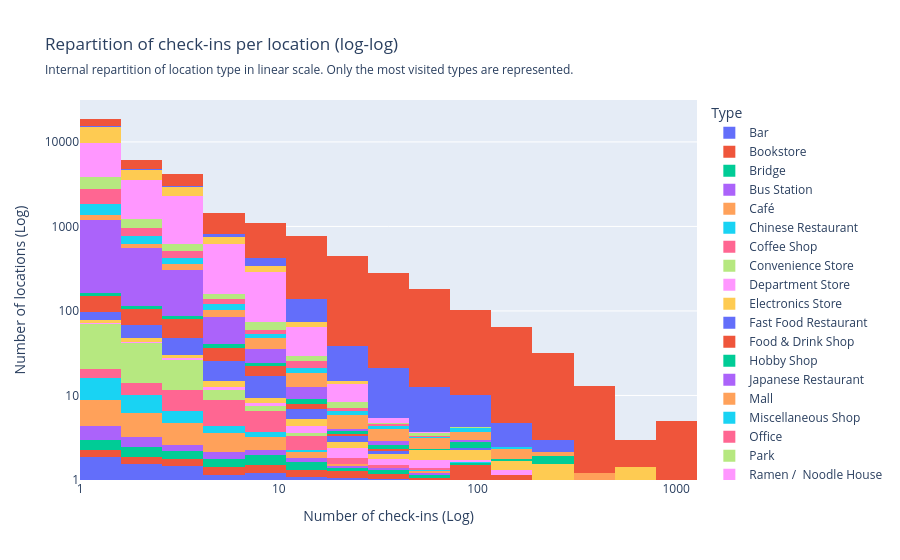

The cell this chart's notebook holds for it:
### Code cell
fig = plot_type_repartion_log(df, filtered_types)

fig.show()

### Figure 1 — Plotly figure (JSON) as saved in the notebook; plotly's stock layout.template omitted (floating-point values rounded to 4 significant figures)
{"data": [{"customdata": [[1194, 18669], [301, 6139], [187, 4229], [26, 1424], [32, 1113], [11, 768], [4, 447], [1, 282]], "hovertemplate": "Type=Bar<br>Count=%{customdata[0]}<br>Total Bin=%{customdata[1]}<extra></extra>", "legendgroup": "Bar", "marker": {"color": "#636efa", "line": {"width": 0}, "pattern": {"shape": ""}}, "name": "Bar", "orientation": "v", "showlegend": true, "textposition": "auto", "type": "bar", "x": [0.103, 0.3105, 0.5175, 0.7245, 0.9315, 1.139, 1.345, 1.552], "xaxis": "x", "y": [0.2732, 0.1857, 0.1603, 0.05758, 0.08759, 0.04133, 0.02372, 0.008689], "yaxis": "y"}, {"customdata": [[336, 18669], [148, 6139], [102, 4229], [46, 1424], [34, 1113], [20, 768], [14, 447], [7, 282], [2, 184], [9, 102], [2, 64]], "hovertemplate": "Type=Bookstore<br>Count=%{customdata[0]}<br>Total Bin=%{customdata[1]}<extra></extra>", "legendgroup": "Bookstore", "marker": {"color": "#EF553B", "line": {"width": 0}, "pattern": {"shape": ""}}, "name": "Bookstore", "orientation": "v", "showlegend": true, "textposition": "auto", "type": "bar", "x": [0.103, 0.3105, 0.5175, 0.7245, 0.9315, 1.139, 1.345, 1.552, 1.76, 1.966, 2.173], "xaxis": "x", "y": [0.07687, 0.09132, 0.08746, 0.1019, 0.09306, 0.07514, 0.08301, 0.06082, 0.02462, 0.1772, 0.05644], "yaxis": "y"}, {"customdata": [[520, 18669], [191, 6139], [109, 4229], [40, 1424], [40, 1113], [25, 768], [6, 447], [6, 282], [3, 184], [1, 102]], "hovertemplate": "Type=Bridge<br>Count=%{customdata[0]}<br>Total Bin=%{customdata[1]}<extra></extra>", "legendgroup": "Bridge", "marker": {"color": "#00cc96", "line": {"width": 0}, "pattern": {"shape": ""}}, "name": "Bridge", "orientation": "v", "showlegend": true, "textposition": "auto", "type": "bar", "x": [0.103, 0.3105, 0.5175, 0.7245, 0.9315, 1.139, 1.345, 1.552, 1.76, 1.966], "xaxis": "x", "y": [0.119, 0.1179, 0.09346, 0.08858, 0.1095, 0.09392, 0.03557, 0.05213, 0.03693, 0.01969], "yaxis": "y"}, {"customdata": [[735, 18669], [189, 6139], [85, 4229], [39, 1424], [23, 1113], [14, 768], [3, 447], [2, 282], [2, 184]], "hovertemplate": "Type=Bus Station<br>Count=%{customdata[0]}<br>Total Bin=%{customdata[1]}<extra></extra>", "legendgroup": "Bus Station", "marker": {"color": "#ab63fa", "line": {"width": 0}, "pattern": {"shape": ""}}, "name": "Bus Station", "orientation": "v", "showlegend": true, "textposition": "auto", "type": "bar", "x": [0.103, 0.3105, 0.5175, 0.7245, 0.9315, 1.139, 1.345, 1.552, 1.76], "xaxis": "x", "y": [0.1682, 0.1166, 0.07288, 0.08637, 0.06296, 0.0526, 0.01779, 0.01738, 0.02462], "yaxis": "y"}, {"customdata": [[1373, 18669], [459, 6139], [298, 4229], [98, 1424], [57, 1113], [18, 768], [5, 447], [1, 282], [2, 184]], "hovertemplate": "Type=Café<br>Count=%{customdata[0]}<br>Total Bin=%{customdata[1]}<extra></extra>", "legendgroup": "Café", "marker": {"color": "#FFA15A", "line": {"width": 0}, "pattern": {"shape": ""}}, "name": "Café", "orientation": "v", "showlegend": true, "textposition": "auto", "type": "bar", "x": [0.103, 0.3105, 0.5175, 0.7245, 0.9315, 1.139, 1.345, 1.552, 1.76], "xaxis": "x", "y": [0.3141, 0.2832, 0.2555, 0.217, 0.156, 0.06763, 0.02965, 0.008689, 0.02462], "yaxis": "y"}, {"customdata": [[1092, 18669], [337, 6139], [177, 4229], [37, 1424], [21, 1113], [7, 768], [1, 184], [1, 102]], "hovertemplate": "Type=Chinese Restaurant<br>Count=%{customdata[0]}<br>Total Bin=%{customdata[1]}<extra></extra>", "legendgroup": "Chinese Restaurant", "marker": {"color": "#19d3f3", "line": {"width": 0}, "pattern": {"shape": ""}}, "name": "Chinese Restaurant", "orientation": "v", "showlegend": true, "textposition": "auto", "type": "bar", "x": [0.103, 0.3105, 0.5175, 0.7245, 0.9315, 1.139, 1.76, 1.966], "xaxis": "x", "y": [0.2498, 0.2079, 0.1518, 0.08194, 0.05748, 0.0263, 0.01231, 0.01969], "yaxis": "y"}, {"customdata": [[494, 18669], [236, 6139], [282, 4229], [144, 1424], [92, 1113], [43, 768], [11, 447], [3, 282], [2, 184]], "hovertemplate": "Type=Coffee Shop<br>Count=%{customdata[0]}<br>Total Bin=%{customdata[1]}<extra></extra>", "legendgroup": "Coffee Shop", "marker": {"color": "#FF6692", "line": {"width": 0}, "pattern": {"shape": ""}}, "name": "Coffee Shop", "orientation": "v", "showlegend": true, "textposition": "auto", "type": "bar", "x": [0.103, 0.3105, 0.5175, 0.7245, 0.9315, 1.139, 1.345, 1.552, 1.76], "xaxis": "x", "y": [0.113, 0.1456, 0.2418, 0.3189, 0.2518, 0.1616, 0.06522, 0.02607, 0.02462], "yaxis": "y"}, {"customdata": [[2303, 18669], [764, 6139], [411, 4229], [53, 1424], [19, 1113], [9, 768], [1, 447]], "hovertemplate": "Type=Convenience Store<br>Count=%{customdata[0]}<br>Total Bin=%{customdata[1]}<extra></extra>", "legendgroup": "Convenience Store", "marker": {"color": "#B6E880", "line": {"width": 0}, "pattern": {"shape": ""}}, "name": "Convenience Store", "orientation": "v", "showlegend": true, "textposition": "auto", "type": "bar", "x": [0.103, 0.3105, 0.5175, 0.7245, 0.9315, 1.139, 1.345], "xaxis": "x", "y": [0.5269, 0.4714, 0.3524, 0.1174, 0.05201, 0.03381, 0.005929], "yaxis": "y"}, {"customdata": [[78, 18669], [23, 6139], [38, 4229], [16, 1424], [13, 1113], [22, 768], [20, 447], [9, 282], [7, 184], [1, 102], [2, 64]], "hovertemplate": "Type=Department Store<br>Count=%{customdata[0]}<br>Total Bin=%{customdata[1]}<extra></extra>", "legendgroup": "Department Store", "marker": {"color": "#FF97FF", "line": {"width": 0}, "pattern": {"shape": ""}}, "name": "Department Store", "orientation": "v", "showlegend": true, "textposition": "auto", "type": "bar", "x": [0.103, 0.3105, 0.5175, 0.7245, 0.9315, 1.139, 1.345, 1.552, 1.76, 1.966, 2.173], "xaxis": "x", "y": [0.01784, 0.01419, 0.03258, 0.03543, 0.03558, 0.08265, 0.1186, 0.0782, 0.08616, 0.01969, 0.05644], "yaxis": "y"}, {"customdata": [[147, 18669], [68, 6139], [42, 4229], [28, 1424], [25, 1113], [22, 768], [12, 447], [7, 282], [10, 184], [6, 102], [4, 64], [4, 32], [1, 3]], "hovertemplate": "Type=Electronics Store<br>Count=%{customdata[0]}<br>Total Bin=%{customdata[1]}<extra></extra>", "legendgroup": "Electronics Store", "marker": {"color": "#FECB52", "line": {"width": 0}, "pattern": {"shape": ""}}, "name": "Electronics Store", "orientation": "v", "showlegend": true, "textposition": "auto", "type": "bar", "x": [0.103, 0.3105, 0.5175, 0.7245, 0.9315, 1.139, 1.345, 1.552, 1.76, 1.966, 2.173, 2.381, 2.795], "xaxis": "x", "y": [0.03363, 0.04196, 0.03601, 0.06201, 0.06843, 0.08265, 0.07115, 0.06082, 0.1231, 0.1182, 0.1129, 0.1881, 0.159], "yaxis": "y"}, {"customdata": [[407, 18669], [254, 6139], [225, 4229], [110, 1424], [92, 1113], [32, 768], [11, 447], [3, 282], [1, 102]], "hovertemplate": "Type=Fast Food Restaurant<br>Count=%{customdata[0]}<br>Total Bin=%{customdata[1]}<extra></extra>", "legendgroup": "Fast Food Restaurant", "marker": {"color": "#636efa", "line": {"width": 0}, "pattern": {"shape": ""}}, "name": "Fast Food Restaurant", "orientation": "v", "showlegend": true, "textposition": "auto", "type": "bar", "x": [0.103, 0.3105, 0.5175, 0.7245, 0.9315, 1.139, 1.345, 1.552, 1.966], "xaxis": "x", "y": [0.09311, 0.1567, 0.1929, 0.2436, 0.2518, 0.1202, 0.06522, 0.02607, 0.01969], "yaxis": "y"}, {"customdata": [[853, 18669], [309, 6139], [262, 4229], [67, 1424], [43, 1113], [16, 768], [4, 447], [3, 282]], "hovertemplate": "Type=Food & Drink Shop<br>Count=%{customdata[0]}<br>Total Bin=%{customdata[1]}<extra></extra>", "legendgroup": "Food & Drink Shop", "marker": {"color": "#EF553B", "line": {"width": 0}, "pattern": {"shape": ""}}, "name": "Food & Drink Shop", "orientation": "v", "showlegend": true, "textposition": "auto", "type": "bar", "x": [0.103, 0.3105, 0.5175, 0.7245, 0.9315, 1.139, 1.345, 1.552], "xaxis": "x", "y": [0.1952, 0.1907, 0.2247, 0.1484, 0.1177, 0.06011, 0.02372, 0.02607], "yaxis": "y"}, {"customdata": [[148, 18669], [60, 6139], [45, 4229], [24, 1424], [14, 1113], [16, 768], [7, 447], [6, 282], [1, 184], [4, 102], [1, 64], [2, 32]], "hovertemplate": "Type=Hobby Shop<br>Count=%{customdata[0]}<br>Total Bin=%{customdata[1]}<extra></extra>", "legendgroup": "Hobby Shop", "marker": {"color": "#00cc96", "line": {"width": 0}, "pattern": {"shape": ""}}, "name": "Hobby Shop", "orientation": "v", "showlegend": true, "textposition": "auto", "type": "bar", "x": [0.103, 0.3105, 0.5175, 0.7245, 0.9315, 1.139, 1.345, 1.552, 1.76, 1.966, 2.173, 2.381], "xaxis": "x", "y": [0.03386, 0.03702, 0.03859, 0.05315, 0.03832, 0.06011, 0.0415, 0.05213, 0.01231, 0.07877, 0.02822, 0.09407], "yaxis": "y"}, {"customdata": [[3755, 18669], [1100, 6139], [632, 4229], [143, 1424], [63, 1113], [38, 768], [4, 447], [5, 282], [1, 102]], "hovertemplate": "Type=Japanese Restaurant<br>Count=%{customdata[0]}<br>Total Bin=%{customdata[1]}<extra></extra>", "legendgroup": "Japanese Restaurant", "marker": {"color": "#ab63fa", "line": {"width": 0}, "pattern": {"shape": ""}}, "name": "Japanese Restaurant", "orientation": "v", "showlegend": true, "textposition": "auto", "type": "bar", "x": [0.103, 0.3105, 0.5175, 0.7245, 0.9315, 1.139, 1.345, 1.552, 1.966], "xaxis": "x", "y": [0.8591, 0.6788, 0.5419, 0.3167, 0.1724, 0.1428, 0.02372, 0.04344, 0.01969], "yaxis": "y"}, {"customdata": [[257, 18669], [93, 6139], [81, 4229], [36, 1424], [44, 1113], [43, 768], [27, 447], [17, 282], [10, 184], [5, 102], [4, 64], [1, 32], [1, 13]], "hovertemplate": "Type=Mall<br>Count=%{customdata[0]}<br>Total Bin=%{customdata[1]}<extra></extra>", "legendgroup": "Mall", "marker": {"color": "#FFA15A", "line": {"width": 0}, "pattern": {"shape": ""}}, "name": "Mall", "orientation": "v", "showlegend": true, "textposition": "auto", "type": "bar", "x": [0.103, 0.3105, 0.5175, 0.7245, 0.9315, 1.139, 1.345, 1.552, 1.76, 1.966, 2.173, 2.381, 2.587], "xaxis": "x", "y": [0.0588, 0.05739, 0.06946, 0.07972, 0.1204, 0.1616, 0.1601, 0.1477, 0.1231, 0.09846, 0.1129, 0.04704, 0.08569], "yaxis": "y"}, {"customdata": [[576, 18669], [150, 6139], [92, 4229], [31, 1424], [17, 1113], [18, 768], [8, 447], [4, 282], [1, 184], [2, 102], [1, 64]], "hovertemplate": "Type=Miscellaneous Shop<br>Count=%{customdata[0]}<br>Total Bin=%{customdata[1]}<extra></extra>", "legendgroup": "Miscellaneous Shop", "marker": {"color": "#19d3f3", "line": {"width": 0}, "pattern": {"shape": ""}}, "name": "Miscellaneous Shop", "orientation": "v", "showlegend": true, "textposition": "auto", "type": "bar", "x": [0.103, 0.3105, 0.5175, 0.7245, 0.9315, 1.139, 1.345, 1.552, 1.76, 1.966, 2.173], "xaxis": "x", "y": [0.1318, 0.09256, 0.07889, 0.06865, 0.04653, 0.06763, 0.04743, 0.03476, 0.01231, 0.03938, 0.02822], "yaxis": "y"}, {"customdata": [[793, 18669], [157, 6139], [85, 4229], [28, 1424], [21, 1113], [21, 768], [6, 447], [2, 282], [1, 184]], "hovertemplate": "Type=Office<br>Count=%{customdata[0]}<br>Total Bin=%{customdata[1]}<extra></extra>", "legendgroup": "Office", "marker": {"color": "#FF6692", "line": {"width": 0}, "pattern": {"shape": ""}}, "name": "Office", "orientation": "v", "showlegend": true, "textposition": "auto", "type": "bar", "x": [0.103, 0.3105, 0.5175, 0.7245, 0.9315, 1.139, 1.345, 1.552, 1.76], "xaxis": "x", "y": [0.1814, 0.09688, 0.07288, 0.06201, 0.05748, 0.0789, 0.03557, 0.01738, 0.01231], "yaxis": "y"}, {"customdata": [[599, 18669], [156, 6139], [102, 4229], [30, 1424], [34, 1113], [17, 768], [12, 447], [2, 282], [3, 184], [1, 102]], "hovertemplate": "Type=Park<br>Count=%{customdata[0]}<br>Total Bin=%{customdata[1]}<extra></extra>", "legendgroup": "Park", "marker": {"color": "#B6E880", "line": {"width": 0}, "pattern": {"shape": ""}}, "name": "Park", "orientation": "v", "showlegend": true, "textposition": "auto", "type": "bar", "x": [0.103, 0.3105, 0.5175, 0.7245, 0.9315, 1.139, 1.345, 1.552, 1.76, 1.966], "xaxis": "x", "y": [0.137, 0.09626, 0.08746, 0.06644, 0.09306, 0.06387, 0.07115, 0.01738, 0.03693, 0.01969], "yaxis": "y"}, {"customdata": [[1744, 18669], [755, 6139], [669, 4229], [266, 1424], [214, 1113], [91, 768], [36, 447], [6, 282], [1, 184]], "hovertemplate": "Type=Ramen /  Noodle House<br>Count=%{customdata[0]}<br>Total Bin=%{customdata[1]}<extra></extra>", "legendgroup": "Ramen /  Noodle House", "marker": {"color": "#FF97FF", "line": {"width": 0}, "pattern": {"shape": ""}}, "name": "Ramen /  Noodle House", "orientation": "v", "showlegend": true, "textposition": "auto", "type": "bar", "x": [0.103, 0.3105, 0.5175, 0.7245, 0.9315, 1.139, 1.345, 1.552, 1.76], "xaxis": "x", "y": [0.399, 0.4659, 0.5736, 0.5891, 0.5858, 0.3419, 0.2134, 0.05213, 0.01231], "yaxis": "y"}, {"customdata": [[826, 18669], [203, 6139], [115, 4229], [35, 1424], [27, 1113], [15, 768], [6, 447], [1, 282]], "hovertemplate": "Type=Road<br>Count=%{customdata[0]}<br>Total Bin=%{customdata[1]}<extra></extra>", "legendgroup": "Road", "marker": {"color": "#FECB52", "line": {"width": 0}, "pattern": {"shape": ""}}, "name": "Road", "orientation": "v", "showlegend": true, "textposition": "auto", "type": "bar", "x": [0.103, 0.3105, 0.5175, 0.7245, 0.9315, 1.139, 1.345, 1.552], "xaxis": "x", "y": [0.189, 0.1253, 0.09861, 0.07751, 0.0739, 0.05635, 0.03557, 0.008689], "yaxis": "y"}, {"customdata": [[70, 18669], [14, 6139], [18, 4229], [15, 1424], [36, 1113], [73, 768], [71, 447], [68, 282], [43, 184], [19, 102], [10, 64], [3, 32]], "hovertemplate": "Type=Subway<br>Count=%{customdata[0]}<br>Total Bin=%{customdata[1]}<extra></extra>", "legendgroup": "Subway", "marker": {"color": "#636efa", "line": {"width": 0}, "pattern": {"shape": ""}}, "name": "Subway", "orientation": "v", "showlegend": true, "textposition": "auto", "type": "bar", "x": [0.103, 0.3105, 0.5175, 0.7245, 0.9315, 1.139, 1.345, 1.552, 1.76, 1.966, 2.173, 2.381], "xaxis": "x", "y": [0.01601, 0.008639, 0.01543, 0.03322, 0.09854, 0.2743, 0.421, 0.5908, 0.5293, 0.3742, 0.2822, 0.1411], "yaxis": "y"}, {"customdata": [[369, 18669], [172, 6139], [172, 4229], [112, 1424], [152, 1113], [197, 768], [179, 447], [129, 282], [95, 184], [51, 102], [40, 64], [22, 32], [12, 13], [2, 3], [5, 5]], "hovertemplate": "Type=Train Station<br>Count=%{customdata[0]}<br>Total Bin=%{customdata[1]}<extra></extra>", "legendgroup": "Train Station", "marker": {"color": "#EF553B", "line": {"width": 0}, "pattern": {"shape": ""}}, "name": "Train Station", "orientation": "v", "showlegend": true, "textposition": "auto", "type": "bar", "x": [0.103, 0.3105, 0.5175, 0.7245, 0.9315, 1.139, 1.345, 1.552, 1.76, 1.966, 2.173, 2.381, 2.587, 2.795, 3.002], "xaxis": "x", "y": [0.08442, 0.1061, 0.1475, 0.248, 0.4161, 0.7401, 1.061, 1.121, 1.169, 1.004, 1.129, 1.035, 1.028, 0.3181, 0.699], "yaxis": "y"}], "layout": {"bargap": 0, "barmode": "relative", "legend": {"title": {"text": "Type"}, "tracegroupgap": 0}, "title": {"subtitle": {"text": "Internal repartition of location type in linear scale. Only the most visited types are represented."}, "text": "Repartition of check-ins per location (log-log)"}, "xaxis": {"anchor": "y", "domain": [0, 1], "tickmode": "array", "ticktext": ["1", "10", "100", "1000"], "tickvals": [0, 1, 2, 3], "title": {"text": "Number of check-ins (Log)"}}, "yaxis": {"anchor": "x", "domain": [0, 1], "tickmode": "array", "ticktext": ["1", "10", "100", "1000", "10000", "100000"], "tickvals": [0, 1, 2, 3, 4, 5], "title": {"text": "Number of locations (Log)"}}}}
